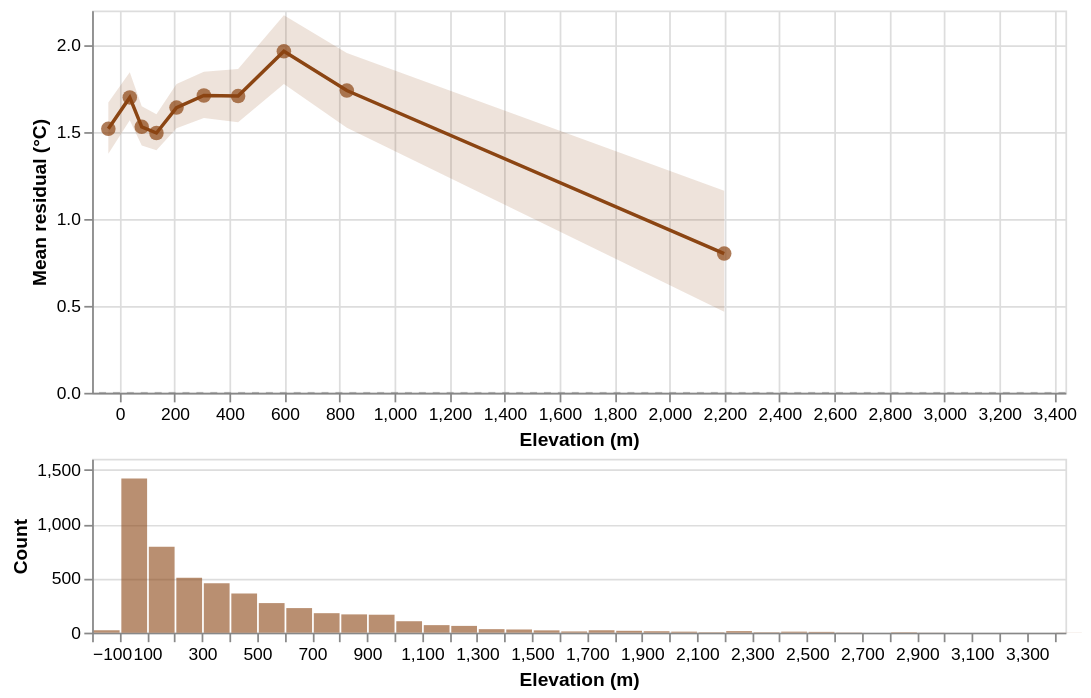

Express this chart as Vega-Lite.
### Vega-Lite specification from a JSON file in a GitHub repository (floating-point values rounded to 4 significant figures; data arrays with more than 128 entries replaced by an {"elided": "..."} marker saying what was removed)
{"config": {"view": {"continuousWidth": 300, "continuousHeight": 300}}, "vconcat": [{"layer": [{"data": {"name": "data-a0a55d106695e8d630baff0f16eee66d"}, "mark": {"type": "rule", "color": "grey", "opacity": 0.5, "strokeDash": [4, 4]}, "encoding": {"y": {"field": "y", "type": "quantitative"}}}, {"data": {"name": "data-e7d59a78dac40673a602108b9f600b74"}, "mark": {"type": "area", "color": "#8B4513", "opacity": 0.15}, "encoding": {"x": {"field": "x", "scale": {"domain": [-100.0, 3440.0], "nice": false, "zero": false}, "title": "Elevation (m)", "type": "quantitative"}, "y": {"field": "ci_lo", "title": "Mean residual (°C)", "type": "quantitative"}, "y2": {"field": "ci_hi"}}}, {"data": {"name": "data-e7d59a78dac40673a602108b9f600b74"}, "mark": {"type": "line", "color": "#8B4513", "strokeWidth": 2}, "encoding": {"x": {"field": "x", "scale": {"domain": [-100.0, 3440.0], "nice": false, "zero": false}, "type": "quantitative"}, "y": {"field": "mean", "type": "quantitative"}}}, {"data": {"name": "data-e7d59a78dac40673a602108b9f600b74"}, "mark": {"type": "point", "color": "#8B4513", "filled": true, "size": 70}, "encoding": {"tooltip": [{"field": "x", "format": ".3f", "title": "Elevation (m)", "type": "quantitative"}, {"field": "mean", "format": ".3f", "title": "Mean residual (°C)", "type": "quantitative"}, {"field": "ci_lo", "format": ".3f", "title": "CI low", "type": "quantitative"}, {"field": "ci_hi", "format": ".3f", "title": "CI high", "type": "quantitative"}], "x": {"field": "x", "scale": {"domain": [-100.0, 3440.0], "nice": false, "zero": false}, "type": "quantitative"}, "y": {"field": "mean", "type": "quantitative"}}}], "height": 220, "width": 560}, {"data": {"name": "data-66037dbc5dd7e091d990e2fe1abac311"}, "mark": {"type": "bar", "color": "#8B4513", "opacity": 0.6}, "encoding": {"x": {"bin": {"maxbins": 50}, "field": "val", "scale": {"domain": [-100.0, 3440.0], "nice": false, "zero": false}, "title": "Elevation (m)", "type": "quantitative"}, "y": {"aggregate": "count", "title": "Count", "type": "quantitative"}}, "height": 100, "width": 560}], "spacing": 4, "$schema": "https://vega.github.io/schema/vega-lite/v6.4.1.json", "datasets": {"data-a0a55d106695e8d630baff0f16eee66d": [{"y": 0}], "data-e7d59a78dac40673a602108b9f600b74": [{"x": -41.0, "mean": 1.519, "ci_lo": 1.376, "ci_hi": 1.67}, {"x": 37.0, "mean": 1.699, "ci_lo": 1.568, "ci_hi": 1.844}, {"x": 80.5, "mean": 1.53, "ci_lo": 1.423, "ci_hi": 1.649}, {"x": 134.0, "mean": 1.495, "ci_lo": 1.395, "ci_hi": 1.603}, {"x": 207.0, "mean": 1.641, "ci_lo": 1.522, "ci_hi": 1.777}, {"x": 306.5, "mean": 1.71, "ci_lo": 1.581, "ci_hi": 1.848}, {"x": 431.0, "mean": 1.707, "ci_lo": 1.557, "ci_hi": 1.863}, {"x": 597.5, "mean": 1.965, "ci_lo": 1.777, "ci_hi": 2.173}, {"x": 826.5, "mean": 1.739, "ci_lo": 1.525, "ci_hi": 1.955}, {"x": 2199.0, "mean": 0.8012, "ci_lo": 0.4667, "ci_hi": 1.162}], "data-66037dbc5dd7e091d990e2fe1abac311": {"elided": "4999 records"}}}
